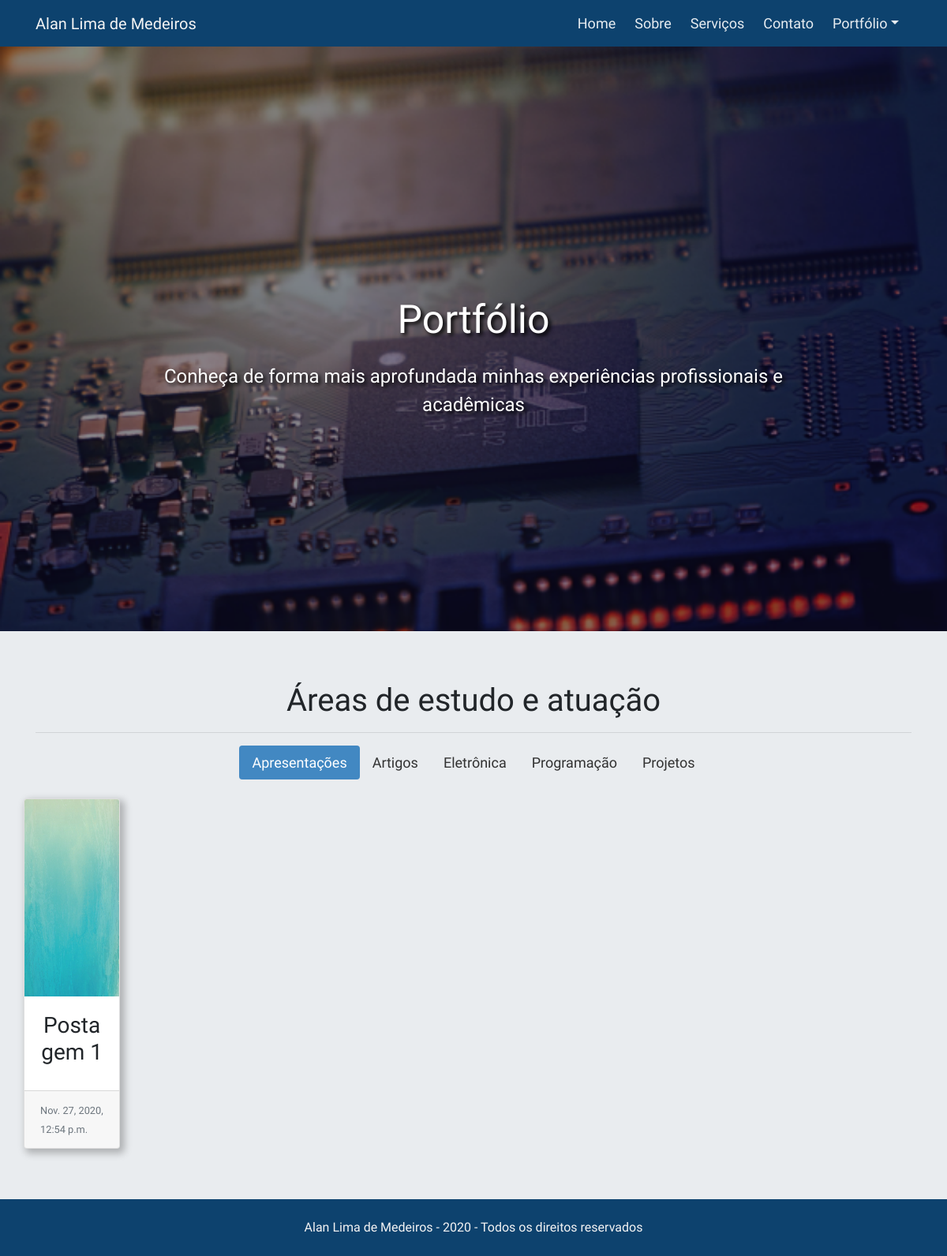
The page /portfolio/ on the database its author committed.
### portfolio_posts/models.py (models this page shows, shortened)
class Apresentacao(models.Model):
    ap_title = models.CharField('Título', max_length=200)
    ap_slug = models.SlugField('Atalho')
    ap_text = models.TextField('Texto')
    ap_img1 = models.ImageField(upload_to='portfolio_posts/images', verbose_name='Imagem1', null=True, blank=True)
    ap_img2 = models.ImageField(upload_to='portfolio_posts/images', verbose_name='Imagem2', null=True, blank=True )
    ap_img3 = models.ImageField(upload_to='portfolio_posts/images', verbose_name='Imagem3', null=True, blank=True )
    ap_published_date = models.DateTimeField(default=timezone.now)
    class Meta:
        verbose_name = 'Apresentação'
        verbose_name_plural = 'Apresentações'
        ordering = ['ap_published_date']

### portfolio_posts/views.py (the view)
# urls.py: path('', views.index, name='index')
def index(request):
    template_name = 'portfolio_posts/portfolio.html'
    presentations = Apresentacao.objects.filter(ap_published_date__lte=timezone.now()).order_by('-ap_published_date')
    articles = Artigo.objects.filter(art_published_date__lte=timezone.now()).order_by('-art_published_date')
    eletronics = Eletronica.objects.filter(el_published_date__lte=timezone.now()).order_by('-el_published_date')
    programs = Programacao.objects.filter(prog_published_date__lte=timezone.now()).order_by('-prog_published_date')
    projects = Projeto.objects.filter(proj_published_date__lte=timezone.now()).order_by('-proj_published_date')
    context = {
        'presentations': presentations,
        'articles': articles,
        'eletronics': eletronics,
        'programs': programs,
        'projects': projects,
    }
    return render(request,template_name,context)

### portfolio_posts/models.py (called while the page is built)
    def get_absolute_url(self):
        return reverse('portfolio_posts:details_prototipagem', args=[str(self.el_slug)])

### portfolio_posts/templates/portfolio_posts/portfolio.html (shortened to what this page needs)
<!DOCTYPE html> {% load static %}
<html>
<head>
    <link rel="stylesheet" href="{% static 'css/bootstrap1.css' %}">
    <link rel="stylesheet" href="{% static 'css/style1.css' %}">
</head>
<body>
    <nav class="navbar navbar-fixed-top navbar-expand-lg navbar-dark bg-primary">
        <div class="container">
            <a href="#" class="navbar-brand h1 mb-0">Alan Lima de Medeiros</a>
            <div class="collapse navbar-collapse" id="navbarSite">
                <ul class="navbar-nav ml-auto">
                    <li class="navbar-item mr-2">
                        <a href="{% url 'core:index' %}" class="nav-link">Home</a>
                    </li>
                    <li class="navbar-item mr-2">
                        <a href="{% url 'core:index' %}" class="nav-link">Sobre</a>
                    </li>
                    <li class="navbar-item mr-2">
                        <a href="{% url 'core:index' %}" class="nav-link">Serviços</a>
                    </li>
                    <li class="navbar-item mr-2">
                        <a href="{% url 'core:index' %}" class="nav-link">Contato</a>
                    </li>
                    <li class="nav-item dropdown mr-2">
                        <a href="#" class="nav-link dropdown-toggle" data-toggle="dropdown" id="navDrop">Portfólio</a>
                    </li>
                </ul>
            </div>
        </div>
    </nav>
    <section class="bg-port carousel slide">
        <div class="carousel-inner">
            <div class="carousel-item active">
                <img src="{% static 'img/img15.PNG' %}" class="img-fluid d-block" style="height: calc(100vh - 59px); width: 100%;">
                <div class="carousel-caption d-none d-md-block">
                    <h1 class="mb-4" style="text-shadow: 3px 3px 5px #000000;">Portfólio</h1>
                    <p class="lead" style="text-shadow: 3px 3px 5px #000000;">Conheça de forma mais aprofundada minhas experiências profissionais e acadêmicas</p>
                </div>
            </div>
        </div>
    </section>
    <section class="jumbotron jumbotron-fluid">
        <div class="container">
            <div class="row">
                <div class="col-12 text-center">
                    <h1>Áreas de estudo e atuação</h1>
                    <hr>
                </div>
            </div>
            <div class="row">
                <div class="col-12">
                    <ul class="nav nav-pills justify-content-center pb-4" id="pills-nav" role="tablist">
                        <li class="nav-item">
                            <a href="#nav-item-apresentacao" class="nav-link active" id="nav-pills-apresentacao" data-toggle="pill">Apresentações</a>
                        </li>
                        <li class="nav-item">
                            <a href="#nav-item-artigo" class="nav-link" id="nav-pills-artigo" data-toggle="pill">Artigos</a>
                        </li>
                        <li class="nav-item">
                            <a href="#nav-item-eletro" class="nav-link" id="nav-pills-eletro" data-toggle="pill">Eletrônica</a>
                        </li>
                        <li class="nav-item">
                            <a href="#nav-item-programacao" class="nav-link" id="nav-pills-programacao" data-toggle="pill">Programação</a>
                        </li>
                        <li class="nav-item">
                            <a href="#nav-item-projeto" class="nav-link" id="nav-pills-projeto" data-toggle="pill">Projetos</a>
                        </li>
                    </ul>
                    <div class="tab-content" id="nav-pills-content">
                        <div class="tab-pane fade show active" id="nav-item-apresentacao" role="tabpanel">
                            <div class="row">
                                <div class="card-deck">
                                    {% for presentation in presentations %}
                                    <div class="card col-sm-6 col-md-4 card-no-padding card-shadow-2">
                                        <img class="card-img-top" src="{{presentation.ap_img1.url}}" style="height: 250px;">
                                        <div class="card-body">
                                            <h3 class="card-title text-center">{{presentation.ap_title}}</h3>
                                        </div>
                                        <div class="card-footer">
                                            <small class="text-muted">{{presentation.ap_published_date}}</small>
                                        </div>
                                    </div>
                                    {% endfor %}
                                </div>
                            </div>
                        </div>
                    </div>
                </div>
            </div>
        </div>
    </section>
    <footer class="bg-primary pb-2 pt-4">
        <div class="container">
            <p class="text-center" style="color: #f4f4f4;">Alan Lima de Medeiros - 2020 - Todos os direitos reservados</p>
        </div>
    </footer>
</body>
</html>

### core/static/css/style1.css (style rules this page uses)
* { font-family: 'Asap', sans-serif; scroll-behavior: smooth; }
html { scroll-behavior: smooth; }
body { background-color: #f4f4f4; scroll-behavior: smooth; }
.nav-link { font-size: 18px; }
.carousel-caption h1 { font-size: 50px; }
.carousel-caption p { font-size: 24px; }
.card { box-shadow: 3px 3px 15px 1px #082b47; }
.card-shadow-2 { box-shadow: 4px 4px 10px 2px rgba(0, 0, 0, 0.25); }
.card-no-padding { padding-left: 0; padding-right: 0; }
.jumbotron { margin-bottom: 0px; }
@media (min-width: 992px) { .card-deck .card { -ms-flex: 0 0 30% !important; flex: 0 0 30% !important; } }

### rows shown on the page
Apresentacao: ap_img1 (picture), ap_title "Postagem 1", ap_published_date "Nov. 27, 2020, 12:54 p.m."
